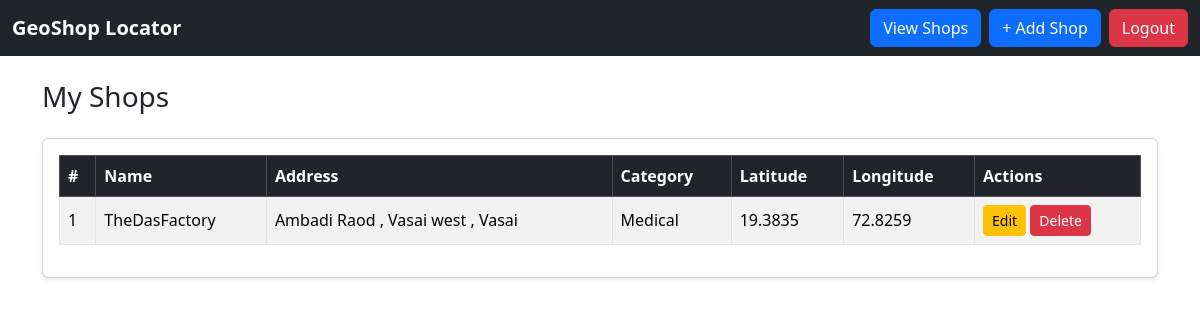
The page /view_shops (signed in) on the database its author committed.
### shop/models.py (models this page shows, shortened)
class Shop(models.Model):
    owner = models.ForeignKey(User, on_delete=models.CASCADE)
    name = models.CharField(max_length=200)
    address = models.CharField(max_length=250)
    category = models.CharField(max_length=100)
    latitude = models.FloatField()
    longitude = models.FloatField()

### shop/views.py (the view)
# urls.py: path("view_shops", view_shops, name="view_shops"),
@login_required
def view_shops(request):
    all_shops = Shop.objects.filter(owner=request.user)
    return render(request, "view_shop.html", {"all_shops": all_shops})

### shop/templates/view_shop.html
{% extends "base.html" %}
{% block content %}
<h3 class="mb-4">My Shops</h3>
<div class="card shadow-sm">
    <div class="card-body">
        {% if all_shops %}
        <div class="table-responsive">
            <table class="table table-striped table-bordered align-middle">
                <thead class="table-dark">
                    <tr>
                        <th>#</th>
                        <th>Name</th>
                        <th>Address</th>
                        <th>Category</th>
                        <th>Latitude</th>
                        <th>Longitude</th>
                        <th>Actions</th>
                    </tr>
                </thead>
                <tbody>
                    {% for shop in all_shops %}
                    <tr>
                        <td>{{ forloop.counter }}</td>
                        <td>{{ shop.name }}</td>
                        <td>{{ shop.address }}</td>
                        <td>{{ shop.category }}</td>
                        <td>{{ shop.latitude }}</td>
                        <td>{{ shop.longitude }}</td>
                        <td>
                            <a href="{% url 'update_shop' shop.id %}" class="btn btn-sm btn-warning">Edit</a>
                            <a href="{% url 'delete_shop' shop.id %}" class="btn btn-sm btn-danger"
                               onclick="return confirm('Are you sure?');">Delete</a>
                        </td>
                    </tr>
                    {% endfor %}
                </tbody>
            </table>
        </div>
        {% else %}
        <p class="text-muted">No shops found.</p>
        {% endif %}
    </div>
</div>
{% endblock %}

### rows shown on the page
Shop: name "TheDasFactory", address "Ambadi Raod , Vasai west , Vasai", category "Medical", latitude "19.3835", longitude "72.8259"
